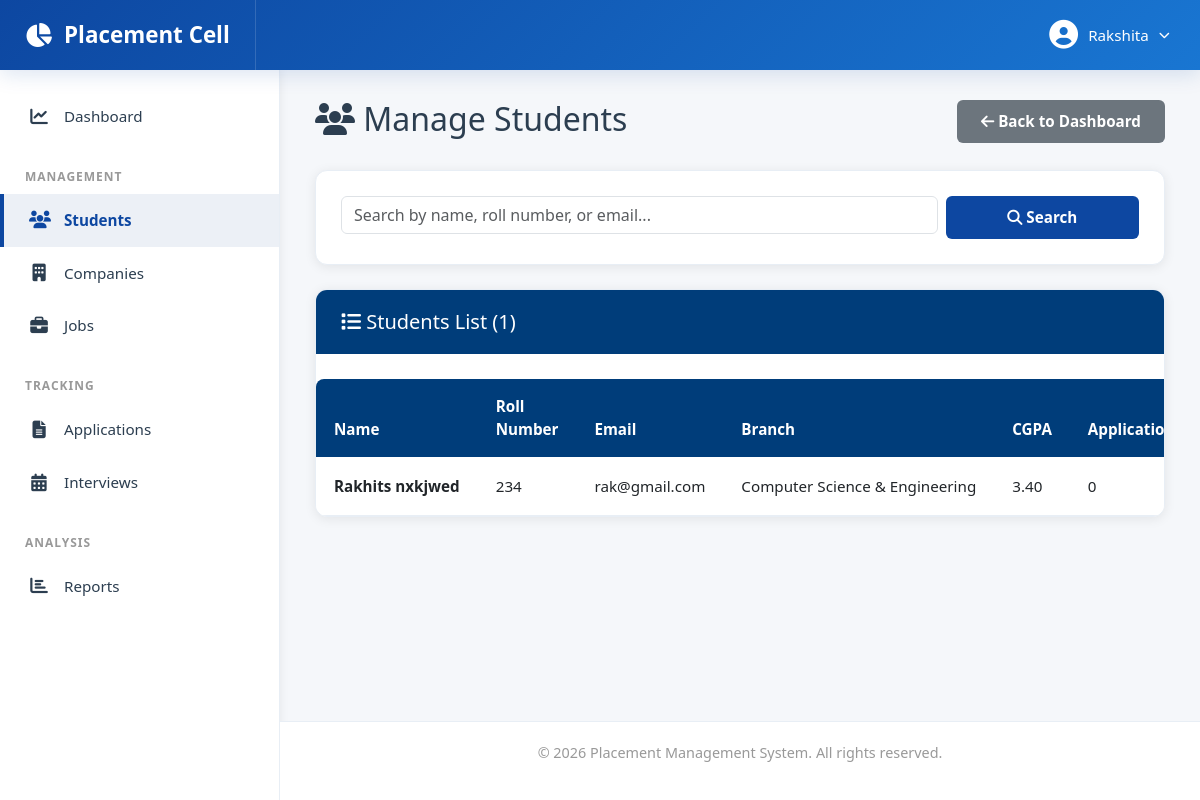
/admin-panel/students/ (signed in), run on the app's committed database.
### core/models.py (models this page shows, shortened)
class Student(models.Model):
    BRANCH_CHOICES = [
        ('CSE', 'Computer Science & Engineering'),
        ('ECE', 'Electronics & Communication Engineering'),
        ('ME', 'Mechanical Engineering'),
        ('CE', 'Civil Engineering'),
        ('EE', 'Electrical Engineering'),
        ('AE', 'Aerospace Engineering'),
    ]
    user = models.OneToOneField(User, on_delete=models.CASCADE, related_name='student_profile')
    roll_number = models.CharField(max_length=20, unique=True, help_text="Student Roll Number")
    branch = models.CharField(max_length=50, choices=BRANCH_CHOICES)
    cgpa = models.DecimalField(
        max_digits=4,
        decimal_places=2,
        validators=[MinValueValidator(0.0), MaxValueValidator(10.0)]
    )
    phone = models.CharField(max_length=15)
    skills = models.TextField(blank=True, help_text="Comma-separated list of skills")
    graduation_year = models.IntegerField(
        validators=[MinValueValidator(2024), MaxValueValidator(2030)]
    )
    resume = models.FileField(upload_to='resume/', blank=True, null=True)
    created_at = models.DateTimeField(auto_now_add=True)
    updated_at = models.DateTimeField(auto_now=True)
    class Meta:
        ordering = ['-created_at']
        verbose_name_plural = "Students"

### core/views.py (the view, shortened to what this page needs)
# urls.py: path('admin-panel/students/', views.admin_students, name='admin_students'),
@admin_required
def admin_students(request):
    if not request.user.is_staff:
        messages.error(request, 'You do not have permission to access this page.')
        return redirect('home')
    students = Student.objects.all().order_by('-created_at')
    search_query = request.GET.get('search', '')
    paginator = Paginator(students, 10)
    page_number = request.GET.get('page', 1)
    page_obj = paginator.get_page(page_number)
    context = {
        'page_obj': page_obj,
        'students': page_obj.object_list,
        'search_query': search_query,
    }
    return render(request, 'admin_panel/students.html', context)

### core/views.py (called while the page is built)
def admin_required(view_func):
    @wraps(view_func)
    def wrapper(request, *args, **kwargs):
        if not request.user.is_authenticated:
            return redirect('login')
        if not request.user.is_staff:
            messages.error(request, 'You do not have permission to access the admin panel.')
            return redirect('home')
        return view_func(request, *args, **kwargs)
    return wrapper

### core/templates/admin_panel/students.html (shortened to what this page needs)
{% extends 'admin_base.html' %}
{% block content %}
<div class="row mb-4">
    <div class="col-md-8">
        <h2><i class="fas fa-users"></i> Manage Students</h2>
    </div>
    <div class="col-md-4 text-end">
        <a href="{% url 'admin_dashboard' %}" class="btn btn-secondary">
            <i class="fas fa-arrow-left"></i> Back to Dashboard
        </a>
    </div>
</div>
<div class="card mb-4">
    <div class="card-body">
        <form method="GET" class="row g-2">
            <div class="col-md-9">
                <input
                    type="text"
                    name="search"
                    class="form-control"
                    placeholder="Search by name, roll number, or email..."
                    value="{{ search_query }}"
                >
            </div>
            <div class="col-md-3">
                <button type="submit" class="btn btn-primary w-100">
                    <i class="fas fa-search"></i> Search
                </button>
            </div>
        </form>
    </div>
</div>
<div class="card">
    <div class="card-header">
        <h5 class="mb-0">
            <i class="fas fa-list"></i> Students List ({{ students|length }})
        </h5>
    </div>
    <div class="card-body">
        {% if students %}
            <div class="table-responsive">
                <table class="table table-hover">
                    <thead>
                        <tr>
                            <th>Name</th>
                            <th>Roll Number</th>
                            <th>Email</th>
                            <th>Branch</th>
                            <th>CGPA</th>
                            <th>Applications</th>
                        </tr>
                    </thead>
                    <tbody>
                        {% for student in students %}
                            <tr>
                                <td>
                                    <strong>{{ student.user.get_full_name }}</strong>
                                </td>
                                <td>{{ student.roll_number }}</td>
                                <td>{{ student.user.email }}</td>
                                <td>{{ student.get_branch_display }}</td>
                                <td>{{ student.cgpa }}</td>
                                <td>{{ student.applications.count }}</td>
                            </tr>
                        {% endfor %}
                    </tbody>
                </table>
            </div>
        {% endif %}
    </div>
</div>
{% endblock %}

### core/templates/admin_base.html (shortened to what this page needs)
{% load static %}
<!DOCTYPE html>
<html lang="en">
<head>
    <link href="https://cdn.jsdelivr.net/npm/bootstrap@5.3.0/dist/css/bootstrap.min.css" rel="stylesheet">
    <link rel="stylesheet" href="https://cdnjs.cloudflare.com/ajax/libs/font-awesome/6.4.0/css/all.min.css">
    <link rel="stylesheet" href="{% static 'css/style.css' %}">
</head>
<body>
    <div class="topbar">
        <div class="topbar-brand">
            <i class="fas fa-chart-pie"></i>
            <span>Placement Cell</span>
        </div>
        <div class="topbar-content">
            <div class="topbar-user">
                <div class="user-profile">
                    <div class="user-profile-link" onclick="toggleUserMenu()">
                        <i class="fas fa-user-circle" style="font-size: 1.8rem;"></i>
                        <span>{{ user.get_full_name|default:user.username }}</span>
                        <i class="fas fa-chevron-down" style="font-size: 0.7rem;"></i>
                    </div>
                </div>
            </div>
        </div>
    </div>
    <div class="main-wrapper">
        <aside class="sidebar">
            <ul class="sidebar-menu" id="sidebarMenu">
                <li>
                    <a href="{% url 'admin_dashboard' %}" class="active">
                        <i class="fas fa-chart-line"></i> Dashboard
                    </a>
                </li>
                <div class="sidebar-section-title">Management</div>
                <li>
                    <a href="{% url 'admin_students' %}">
                        <i class="fas fa-users"></i> Students
                    </a>
                </li>
                <li>
                    <a href="{% url 'admin_company_list' %}">
                        <i class="fas fa-building"></i> Companies
                    </a>
                </li>
                <li>
                    <a href="{% url 'admin_job_list' %}">
                        <i class="fas fa-briefcase"></i> Jobs
                    </a>
                </li>
                <div class="sidebar-section-title">Tracking</div>
                <li>
                    <a href="{% url 'admin_applications' %}">
                        <i class="fas fa-file-alt"></i> Applications
                    </a>
                </li>
                <li>
                    <a href="{% url 'admin_interviews' %}">
                        <i class="fas fa-calendar-alt"></i> Interviews
                    </a>
                </li>
                <div class="sidebar-section-title">Analysis</div>
                <li>
                    <a href="{% url 'admin_reports' %}">
                        <i class="fas fa-chart-bar"></i> Reports
                    </a>
                </li>
            </ul>
        </aside>
        <div class="main-content">
            <div class="content-area">
                {% block content %}{% endblock %}
            </div>
            <footer>
                <p>&copy; 2026 Placement Management System. All rights reserved.</p>
            </footer>
        </div>
    </div>
</body>
</html>

### core/static/css/style.css (style rules this page uses)
.table td { white-space: nowrap; }

### core/templates/admin_base.html (style rules this page uses)
:root { --primary-color: #0D47A1; --secondary-color: #1976D2; --success-color: #2E7D32; --warning-color: #F9A825; --background-color: #F5F7FA; --text-color: #2C3E50; --border-color: #E8EEF5; --light-bg: #ECF0F6; }
* { margin: 0; padding: 0; box-sizing: border-box; }
html, body { height: 100%; font-family: 'Segoe UI', Tahoma, Geneva, Verdana, sans-serif; background-color: var(--background-color); color: var(--text-color); }
body { display: flex; flex-direction: column; }
.topbar { background: linear-gradient(135deg, var(--primary-color) 0%, var(--secondary-color) 100%); color: white; padding: 0; box-shadow: 0 4px 20px rgba(13, 71, 161, 0.15); height: 70px; display: flex; align-items: center; justify-content: space-between; position: sticky; top: 0; z-index: 999; }
.topbar-brand { padding: 0 25px; font-weight: 700; font-size: 1.4rem; color: white !important; border-right: 1px solid rgba(255, 255, 255, 0.15); display: flex; align-items: center; height: 100%; white-space: nowrap; }
.topbar-brand i { margin-right: 12px; font-size: 1.5rem; }
.topbar-content { padding: 0 30px; display: flex; align-items: center; gap: 20px; }
.topbar-user { display: flex; align-items: center; gap: 20px; }
.user-profile { position: relative; }
.user-profile-link { color: white; text-decoration: none; display: flex; align-items: center; gap: 10px; font-size: 0.95rem; transition: opacity 0.3s ease; cursor: pointer; }
.main-wrapper { display: flex; flex: 1; overflow: hidden; }
.sidebar { width: 280px; background: white; border-right: 1px solid var(--border-color); overflow-y: auto; box-shadow: 2px 0 8px rgba(0, 0, 0, 0.05); }
.sidebar-menu { list-style: none; padding: 20px 0; margin: 0; }
.sidebar-menu li { margin: 0; }
.sidebar-menu a { display: flex; align-items: center; padding: 15px 25px; color: var(--text-color); text-decoration: none; transition: all 0.3s ease; border-left: 4px solid transparent; font-weight: 500; font-size: 0.95rem; }
.sidebar-menu a i { margin-right: 15px; width: 20px; text-align: center; font-size: 1.1rem; }
.sidebar-menu a.active { background-color: var(--light-bg); color: var(--primary-color); border-left-color: var(--primary-color); font-weight: 600; }
.sidebar-section-title { padding: 15px 25px 8px 25px; font-weight: 700; font-size: 0.75rem; text-transform: uppercase; letter-spacing: 1px; color: #999; margin-top: 10px; }
.main-content { flex: 1; display: flex; flex-direction: column; overflow: hidden; }
.content-area { flex: 1; overflow-y: auto; padding: 30px 35px; }
.card { border: 1px solid var(--border-color); border-radius: 12px; box-shadow: 0 2px 12px rgba(0, 0, 0, 0.08); transition: all 0.3s ease; margin-bottom: 25px; overflow: hidden; }
.card-header { background-color: #003d7a; color: white; border: none; border-radius: 12px 12px 0 0; padding: 20px 25px; font-weight: 600; border-bottom: none; }
.card-header h4, .card-header h5, .card-header h6 { color: white; margin: 0; }
.card-body { padding: 25px; overflow: visible; }
.btn { border-radius: 6px; font-weight: 600; padding: 10px 24px; transition: all 0.3s ease; border: none; cursor: pointer; font-size: 0.95rem; }
.btn-primary { background-color: var(--primary-color); color: white; }
.table { background: white; border-radius: 8px; overflow: hidden; margin-bottom: 0; }
.table thead th { background-color: #003d7a; color: white; font-weight: 600; border: none; padding: 16px 18px; font-size: 0.95rem; }
.table tbody td { padding: 14px 18px; vertical-align: middle; border-color: var(--border-color); font-size: 0.95rem; }
footer { background-color: white; border-top: 1px solid var(--border-color); padding: 20px 35px; text-align: center; color: #999; font-size: 0.9rem; }
* { scrollbar-color: #1976D2 #f1f1f1; scrollbar-width: thin; }
.table-responsive, [style*="overflow-x: auto"], [style*="overflow-y: auto"] { scroll-behavior: smooth; }
.card-body > .table-responsive { margin: 0 -25px -25px -25px; }

### data on the page
Student: user.get_full_name "Rakhits nxkjwed", roll_number "234", user.email "rak@gmail.com", branch "Computer Science & Engineering", cgpa "3.40", applications.count "0"

### other printed values
{{ user.get_full_name|default:user.username }} "Rakshita"
{{ students|length }} "1"
